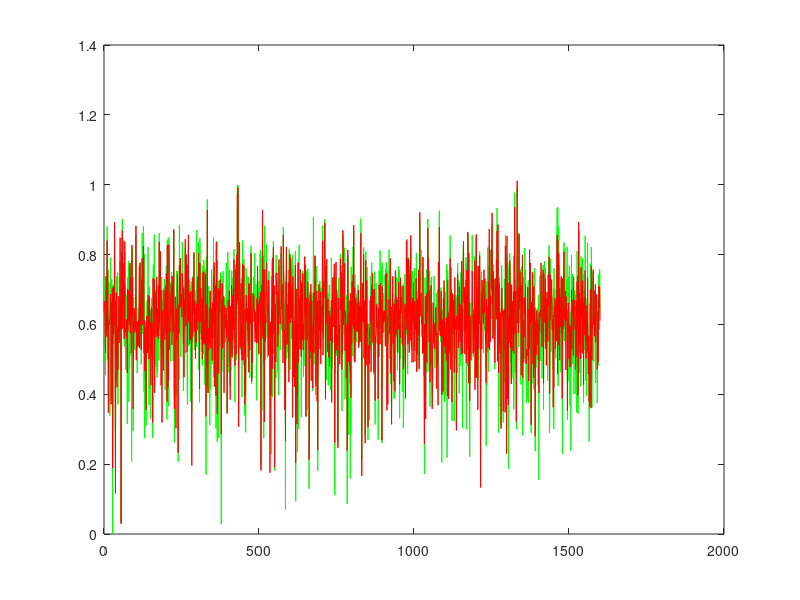

Here is the MATLAB script that generated this plot:
%% Project 2 - Learning to Rank using Linear Regression
%% Nandakishore Krishna
%% Person number : 50169797

clear; close all; clc;

UBitName = 'Nanda Kishore Krishna';
personNumber = '50169797';

format long g

% import data
load('synthetic.mat');

% transpose the input matrix to get 2000 X 10
x = x';

% training set - 80% of dataset
trainingX2 = x(1:1600, :);
trainingT2 = t(1:1600, 1);

% validation set - 10 % dataset
validationX2 = x(1601:1800, :);
validationT2 = t(1601:1800, 1);

% testing set - 10% of dataset
testingX2 = x(1801:end, :);
testingT2 = t(1801:end, 1);

% number of training samples
n2 = size(trainingX2, 1);

% no. of dimensions of the training set
d2 = size(trainingX2, 2);

% histograms for the dataset
% figure(1)
% histogram(trainingX(:,1));
% figure(2)
% histogram(trainingX(:,2));

% calculate vaiance for the training set
variance2 = var(trainingX2);

% model complexity
M2 = 80;

% find the clusters for the datapoints
fprintf('Finding %d clusters ...\n', M2);
[idx2, C2] = kmeans(trainingX2, M2);

% centres for the basis functions D X M
% we assign centroids of the clusters to muj
mu2 = C2;

% % centres for the basis functions D X M
% mu2 = ones(d2, M2);
% 
% % pick five random points as centres, in this case samples numbered 11 to 11+M1
% for i = 1 : M2
%     mu2(:,i) = trainingX2(i + 10,:)';
% end


% spread for the Gaussian radial functions
fprintf('Calculating the spread for the %d Gaussian radial functions ...\n', M2);

% clusters = zeros(n2,d2,M2);
% indices = ones(M2,1);
% for i = 1 : n2
%     temp = clusters(:,:,idx2(i,1));
%     j = indices(idx2(i,1),1);
%     indices(idx2(i,1),1) = j + 1;
%     temp(j, :) = trainingX2(idx2(i,1),:);
% end
% [clusters{1:M2}] = deal([]);
% for i = 1 : n2
%     temp = clusters{idx2(i,1)};
%     temp = [temp; trainingX2(idx2(i,1),:)];
%     clusters{idx2(i,1)} = temp;
% end

cluster_variance = [];
for i = 1 : M2
    temp = [];
    for j = 1 : length(idx2)
        if j == i
            temp = [temp; trainingX2(j,:)];
        end
    end
    cluster_variance = [cluster_variance; var(temp)];
end

% sig2 = zeros(d2,d2);
% for i = 1 : d2
%     for j = 1 : d2
%         if i == j
%             sig2(i,j) = variance2(i)/0.271;
%         end
%     end
% end
% siginv2 = pinv(sig2);
% siginv = pinv(cov(trainingX) * eye(d));

% determine design matrix N X M
fprintf('Calculating the design matrix phi of size %d X %d ...\n', n2, M2);
phi2 = ones(n2, M2);
for j = 2 : M2
    for i = 1 : n2
        temp = trainingX2(i,:)' - mu2(j);
%         siginv2 = pinv(cov(clusters{j}) * eye(d2));
        siginv2 = pinv(cluster_variance(j)' * eye(d2));
        phi2(i,j) = exp(-1 * (temp' * siginv2 * temp) / 2);
    end
end

% closed form solution for the weights
fprintf('Finding the closed form solution ...\n');
w2 = pinv(phi2' * phi2) * phi2' * trainingT2;

% sum of squares error
error2 = sum((trainingT2 - (phi2 * w2)) .^ 2) / 2

figure(2)
y2 = phi2 * w2;
xaxis = linspace(0, length(y2), length(y2));
plot(xaxis, trainingT2, 'g', xaxis, y2, 'r');